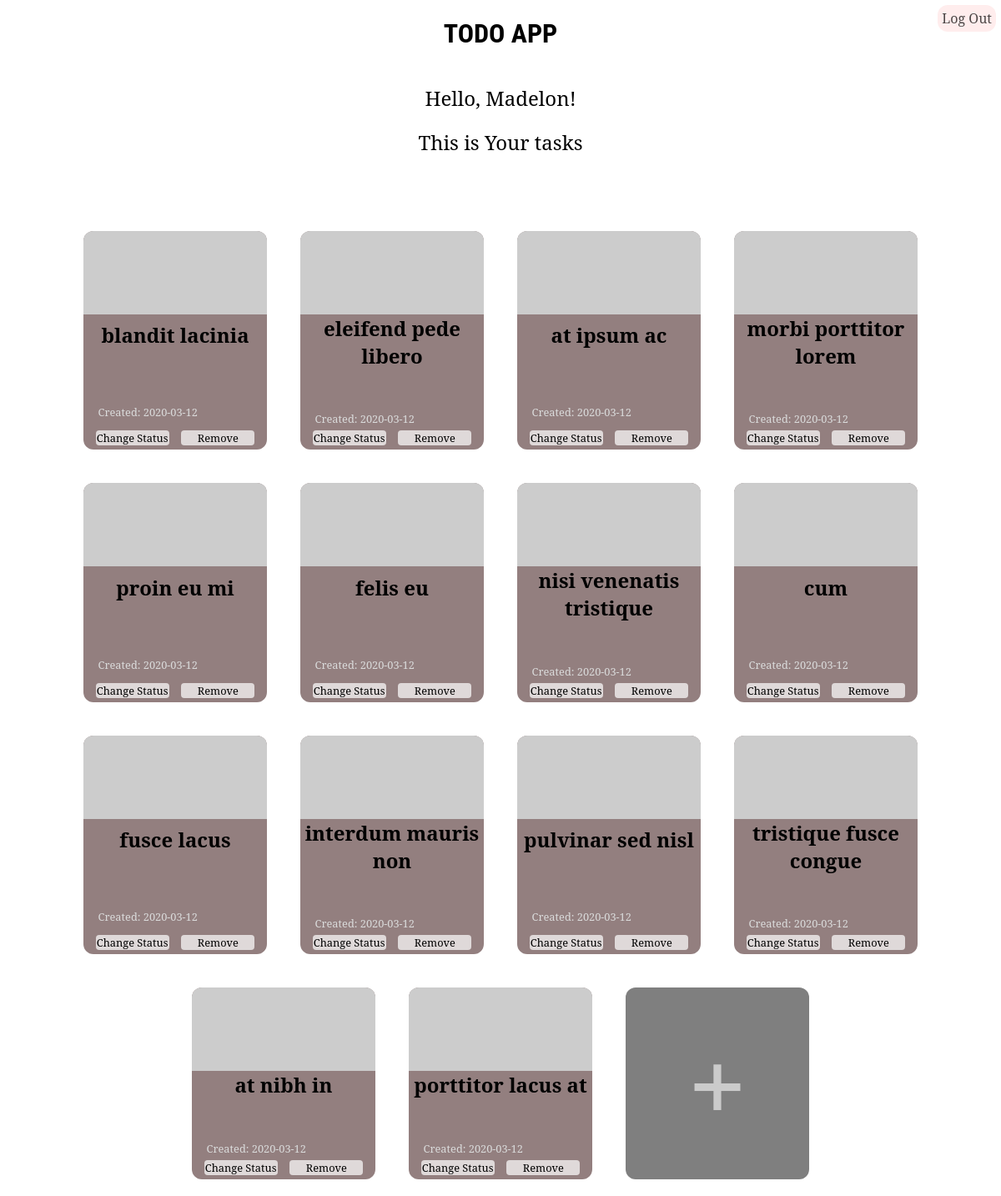
/users/Madelon (signed in), run on an earlier commit of the app's database.
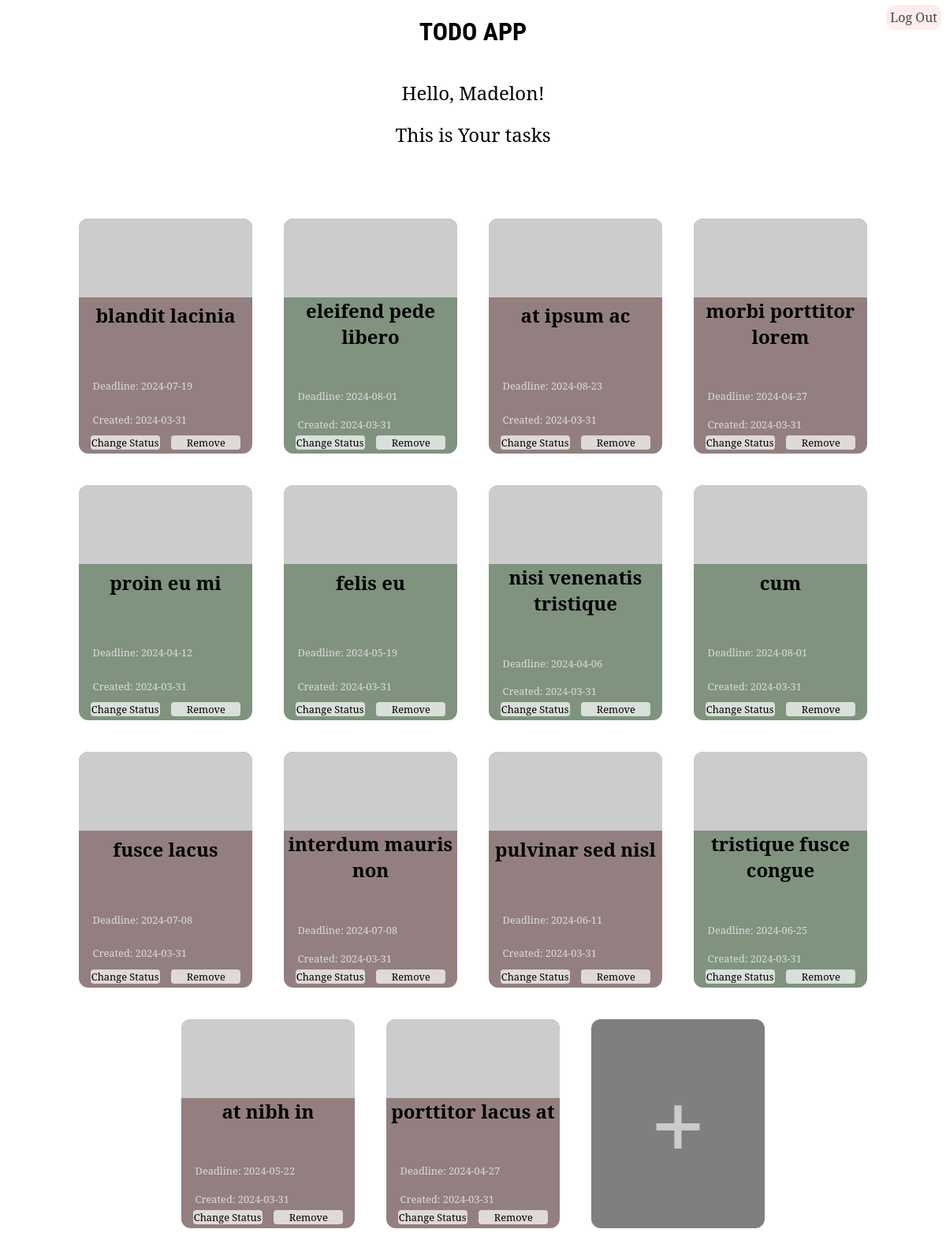
And on a later commit of the database.
### models.py (models this page shows, shortened)
class Abstract:
    id = Column(Integer, primary_key=True)
    created_on = Column(Date, default=date.today())

class User(Abstract, Base):
    __tablename__ = 'users'
    username = Column(String(20), nullable=False, unique=True)
    email = Column(String(30), nullable=False, unique=True)
    password = Column(String(60), nullable=False)
    hash_password = Column(String(64))
    access = Column(String(60), default='User')
    access_id = Column(Integer, default=accesses_id['User'])
    tasks = relationship("Task", cascade="all, delete-orphan")

class Task(Abstract, Base):
    __tablename__ = 'tasks'
    title = Column(String(20), nullable=False)
    author_id = Column(Integer, ForeignKey('users.id', ondelete='CASCADE'), nullable=False)
    details = Column(Text)
    deadline = Column(Date)
    status = Column(Boolean, default=0)
    author = relationship(User)

### app.py (the view, shortened to what this page needs)
@app.route('/users/<name>', methods=['GET', 'POST'])
def user_page(name):
    user_tasks = get_user_tasks(name)
    access_id = None
    if get_user_info(name) != None:
        access_id = get_user_info(name)["access_id"]
    return render_template('user.html', name=name, tasks=user_tasks, access_id=access_id)

### models.py (called while the page is built)
def get_user_info(name):
    engine = create_engine('sqlite:///app.db', echo=True)
    session = Session(bind=engine)
    user = session.query(User).filter_by(username=name).first()
    if user != None:
        user_info = {
                    "id": user.id,
                    "name": user.username,
                    "email": user.email,
                    "password": user.password,
                    "access": user.access,
                    "access_id": user.access_id
                    }
        session.close()
        return user_info
    session.close()
    return None

def get_user_tasks(name):
    engine = create_engine('sqlite:///app.db', echo=True)
    session = Session(bind=engine)
    user = session.query(User).filter_by(username=name).first()
    if user:
        user_tasks = user.tasks
        session.close()
        return user_tasks
    session.close()
    return None

### templates/user.html (shortened to what this page needs)
<head>
    <link rel="stylesheet" href="{{ url_for('static', filename='styles.css') }}">
    <link rel="stylesheet" href="{{ url_for('static', filename='user.css') }}">
</head>
{% if name != session['account'] %}
    <p>Something went wrong, please go to
        <a href={{ url_for('login') }}>Log In</a> /
        <a href={{ url_for('index') }}>Sign Up</a>
    </p>
{% else %}
    <h1>TODO APP</h1>
    <div class="hello">
        <p>Hello, {{ name|title }}!</p>
        <p>This is Your tasks</p>
    </div>
    <div class="wrapper">
    {% for task in tasks %}
    <div id={{ loop.index|string }} class="card" {% if task.status == True %} style="background: rgba(0,40,0,0.5);" {% else %} style="background: rgba(40,0,0,0.5);" {% endif %}>
        <div class="card-img"></div>
        <h2 class="card-heading">{{ task.title }}</h2>
         {% if task.deadline %}
        <p class="card-end-date">Deadline: {{ task.deadline }}</p>
         {% endif %}
        <p class="card-start-date">Created: {{ task.created_on }}</p>
        <div class="card-ui">
            <a href={{ "/status_task/" + loop.index|string }} id="change">Change Status</a>
            <a href="#" id="remove" onclick=remove_task(event)>Remove</a>
        </div>
    </div>
    {% endfor %}
    <div id="new_task" class="card">
        <div id="plus" onclick=add_task_form()>+</div>
    </div>
    </div>
    <a href={{ url_for('logout') }} class="buttons logout">Log Out</a>
{% endif %}

### static/styles.css (style rules this page uses)
h1 { font-family: 'Roboto Condensed', sans-serif; text-align: center; }
a, p { margin-bottom: 0; cursor: pointer; text-align: center; text-decoration: none; color: rgb(25, 76, 216); font-size: 0.8rem; }

### static/user.css (style rules this page uses)
.hello p { margin: 20px auto; width: max-content; color: black; font-size: 150%; }
.card { display: flex; flex-direction: column; justify-content: space-between; color: black; text-align: center; width: 220px; margin: 20px; background: rgba(0,0,0,0.5); border-radius: 12px; }
.card p { text-align: left; margin-left: 8%; margin-bottom: 5px; cursor: initial; color: rgb(219, 219, 219); }
.card-img { height: 100px; width: 100%; background: url(https://picsum.photos/600/800); background-size: cover; background-position: center; border-radius: 12px 12px 0 0; }
.card-heading { margin-top: 0; }
.wrapper { width: 100%; margin-top: 50px; margin-bottom: auto; display: flex; flex-wrap: wrap; justify-content: inherit; }
.card-ui { color: black; display: flex; justify-content: space-evenly; }
.card-ui a { width: 40%; padding: 5px inherit; margin-bottom: 5px; font-size: 0.8rem; background:rgba(255,255,255,0.7); color: black; border-radius: 4px; transition: filter 0.2s ease-in-out; }
#new_task { font-size: 8rem; font-weight: bolder; color: rgba(245, 245, 245, 0.65); }
#plus { cursor: pointer; width: max-content; margin: auto; padding: 0; border-radius: 0%; transition: filter 0.2s ease-in-out; }
.buttons { background-color: rgba(255,230,230,0.7); border-radius: 12px; color: rgba(0,0,0,0.7); padding: 5px; margin: 6px; font-size: 1rem; width: max-content; position: fixed; right: 0; top: 0; }

What changed in the data, as far as the page shows it:
changed Task "blandit lacinia": deadline (not shown) → "2024-07-19"; created_on "2020-03-12" → "2024-03-31"
changed Task "eleifend pede libero": status False → True (drawn); deadline (not shown) → "2024-08-01"; created_on "2020-03-12" → "2024-03-31"
changed Task "at ipsum ac": deadline (not shown) → "2024-08-23"; created_on "2020-03-12" → "2024-03-31"
changed Task "morbi porttitor lorem": deadline (not shown) → "2024-04-27"; created_on "2020-03-12" → "2024-03-31"
changed Task "proin eu mi": status False → True (drawn); deadline (not shown) → "2024-04-12"; created_on "2020-03-12" → "2024-03-31"
changed Task "felis eu": status False → True (drawn); deadline (not shown) → "2024-05-19"; created_on "2020-03-12" → "2024-03-31"
changed Task "nisi venenatis tristique": status False → True (drawn); deadline (not shown) → "2024-04-06"; created_on "2020-03-12" → "2024-03-31"
changed Task "cum": status False → True (drawn); deadline (not shown) → "2024-08-01"; created_on "2020-03-12" → "2024-03-31"
changed Task "fusce lacus": deadline (not shown) → "2024-07-08"; created_on "2020-03-12" → "2024-03-31"
changed Task "interdum mauris non": deadline (not shown) → "2024-07-08"; created_on "2020-03-12" → "2024-03-31"
changed Task "pulvinar sed nisl": deadline (not shown) → "2024-06-11"; created_on "2020-03-12" → "2024-03-31"
changed Task "tristique fusce congue": status False → True (drawn); deadline (not shown) → "2024-06-25"; created_on "2020-03-12" → "2024-03-31"
changed Task "at nibh in": deadline (not shown) → "2024-05-22"; created_on "2020-03-12" → "2024-03-31"
changed Task "porttitor lacus at": deadline (not shown) → "2024-04-27"; created_on "2020-03-12" → "2024-03-31"
